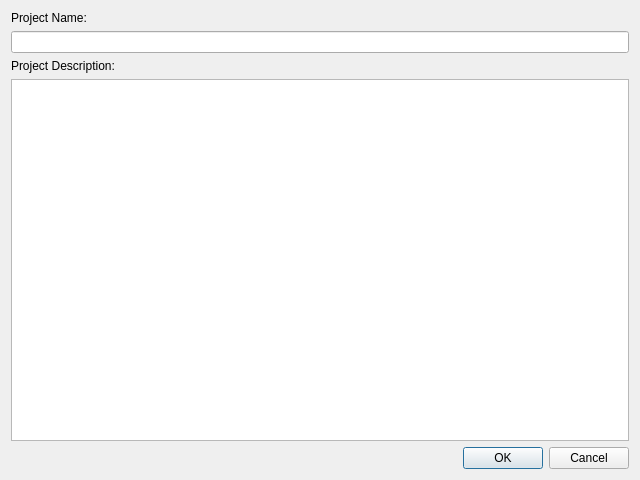
<?xml version="1.0" encoding="UTF-8"?>
<ui version="4.0">
 <class>NewProject</class>
 <widget class="QDialog" name="NewProject">
  <property name="geometry">
   <rect>
    <x>0</x>
    <y>0</y>
    <width>640</width>
    <height>480</height>
   </rect>
  </property>
  <property name="windowTitle">
   <string>Dialog</string>
  </property>
  <layout class="QVBoxLayout" name="verticalLayout">
   <item>
    <widget class="QLabel" name="label">
     <property name="text">
      <string>Project Name:</string>
     </property>
    </widget>
   </item>
   <item>
    <widget class="QLineEdit" name="lineEdit_projectname"/>
   </item>
   <item>
    <widget class="QLabel" name="label_2">
     <property name="text">
      <string>Project Description:</string>
     </property>
    </widget>
   </item>
   <item>
    <widget class="QPlainTextEdit" name="plainTextEdit_projectdescription"/>
   </item>
   <item>
    <widget class="QDialogButtonBox" name="buttonBox">
     <property name="orientation">
      <enum>Qt::Horizontal</enum>
     </property>
     <property name="standardButtons">
      <set>QDialogButtonBox::Cancel|QDialogButtonBox::Ok</set>
     </property>
    </widget>
   </item>
  </layout>
 </widget>
 <resources/>
 <connections>
  <connection>
   <sender>buttonBox</sender>
   <signal>accepted()</signal>
   <receiver>NewProject</receiver>
   <slot>accept()</slot>
   <hints>
    <hint type="sourcelabel">
     <x>248</x>
     <y>254</y>
    </hint>
    <hint type="destinationlabel">
     <x>157</x>
     <y>274</y>
    </hint>
   </hints>
  </connection>
  <connection>
   <sender>buttonBox</sender>
   <signal>rejected()</signal>
   <receiver>NewProject</receiver>
   <slot>reject()</slot>
   <hints>
    <hint type="sourcelabel">
     <x>316</x>
     <y>260</y>
    </hint>
    <hint type="destinationlabel">
     <x>286</x>
     <y>274</y>
    </hint>
   </hints>
  </connection>
 </connections>
</ui>
